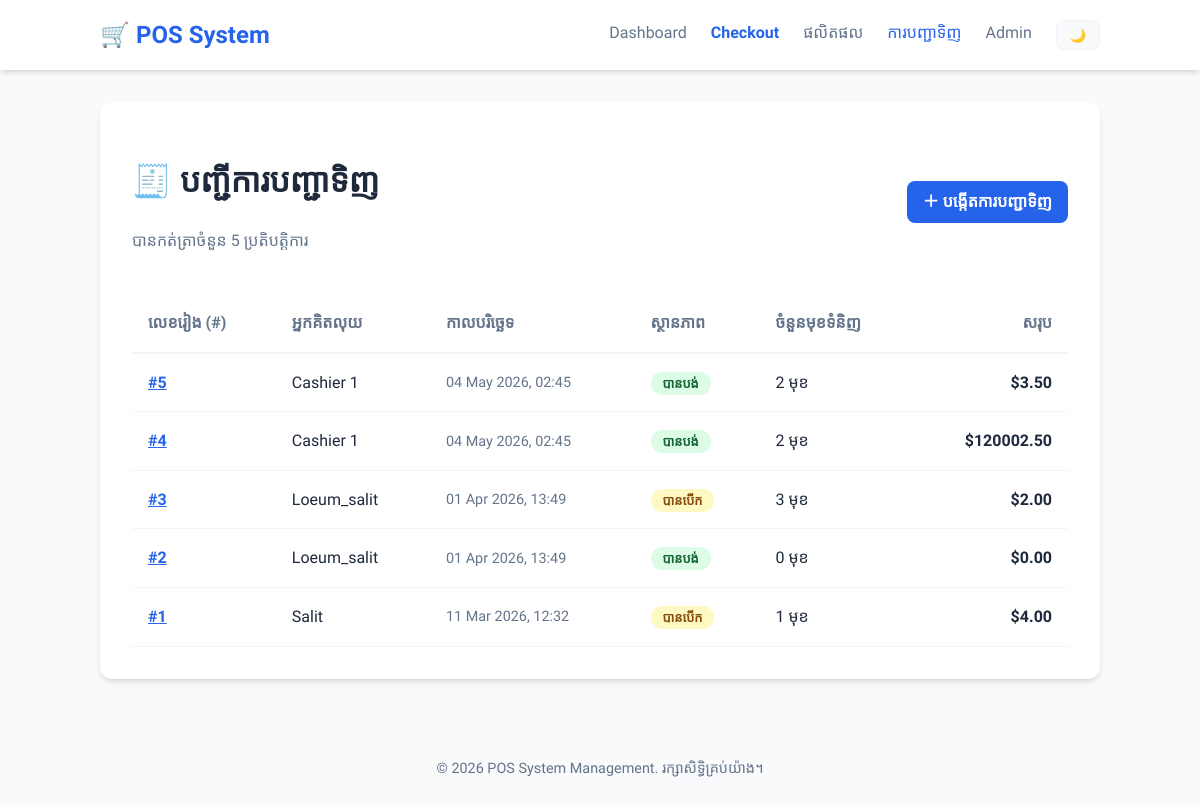
/sales/orders/, run on the app's committed database.
### sales/models.py (models this page shows, shortened)
class Order(models.Model):
    STATUS_CHOICES = [
        ('open',       'បានបើក'),
        ('paid',       'បានបង់'),
        ('refunded',   'បានសង'),
        ('cancelled',  'បានលុបចោល'),
    ]
    cashier    = models.CharField(max_length=100)           # ឈ្មោះ ឬ ID បុគ្គលិក
    status     = models.CharField(max_length=20, choices=STATUS_CHOICES, default='open')
    created_at = models.DateTimeField(auto_now_add=True)    # កំណត់ពេលបង្កើតការបញ្ជាទិញ
    notes      = models.TextField(blank=True)
    @property
    def total(self):
        subtotal = sum(item.subtotal for item in self.items.all())
        try:
            return subtotal - self.discount.amount
        except Discount.DoesNotExist:
            return subtotal
    class Meta:
        ordering = ['-created_at']

class OrderItem(models.Model):
    order      = models.ForeignKey(Order, on_delete=models.CASCADE, related_name='items')
    product    = models.ForeignKey(Product, on_delete=models.PROTECT)   # PROTECT ការពារការលុបផលិតផលដែលមានការលក់
    quantity   = models.PositiveIntegerField(default=1)
    unit_price = models.DecimalField(max_digits=8, decimal_places=2)    # តម្លៃនៅពេលលក់
    @property
    def subtotal(self):
        return self.unit_price * self.quantity

class Discount(models.Model):
    order       = models.OneToOneField(Order, on_delete=models.CASCADE, related_name='discount')
    description = models.CharField(max_length=200)   # ឧ. "ការបញ្ចុះតម្លៃបុគ្គលិក"
    amount      = models.DecimalField(max_digits=6, decimal_places=2)

### sales/views.py (the view)
# urls.py: path('orders/', views.order_list, name='order_list'),
def order_list(request):
    orders = Order.objects.all()
    return render(request, 'sales/order_list.html', {'orders': orders})

### sales/templates/sales/order_list.html (shortened to what this page needs)
{% extends 'base.html' %}
{% block content %}
<div class="card">
    <div style="display: flex; justify-content: space-between; align-items: center; margin-bottom: 1.5rem;">
        <div>
            <h1>🧾 បញ្ជីការបញ្ជាទិញ</h1>
            <p style="color: var(--text-muted);">បានកត់ត្រាចំនួន {{ orders|length }} ប្រតិបត្តិការ</p>
        </div>
        <a href="/admin/sales/order/add/" class="btn btn-primary" target="_blank">
            ＋ បង្កើតការបញ្ជាទិញ
        </a>
    </div>
    <table>
        <thead>
            <tr>
                <th>លេខរៀង (#)</th>
                <th>អ្នកគិតលុយ</th>
                <th>កាលបរិច្ឆេទ</th>
                <th>ស្ថានភាព</th>
                <th>ចំនួនមុខទំនិញ</th>
                <th style="text-align: right;">សរុប</th>
            </tr>
        </thead>
        <tbody>
            {% for order in orders %}
            <tr>
                <td><a href="/sales/orders/{{ order.pk }}/" class="order-id">#{{ order.pk }}</a></td>
                <td>{{ order.cashier }}</td>
                <td style="font-size: 0.9rem; color: var(--text-muted);">{{ order.created_at|date:"d M Y, H:i" }}</td>
                <td>
                    <span class="badge status-{{ order.status }}">
                        {{ order.get_status_display }}
                    </span>
                </td>
                <td>{{ order.items.count }} មុខ</td>
                <td style="text-align: right; font-weight: 700;">${{ order.total|floatformat:2 }}</td>
            </tr>
            {% empty %}
            <tr>
                <td colspan="6" style="text-align: center; padding: 3rem; color: var(--text-muted); font-style: italic;">
                    មិនទាន់មានការបញ្ជាទិញនៅឡើយទេ។
                </td>
            </tr>
            {% endfor %}
        </tbody>
    </table>
</div>
{% endblock %}

### data on the page
Order: pk "5", cashier "Cashier 1", created_at "04 May 2026, 02:45", status "បានបង់", items.count "2", total "3.50"
Order: pk "4", cashier "Cashier 1", created_at "04 May 2026, 02:45", status "បានបង់", items.count "2", total "120002.50"
Order: pk "3", cashier "Loeum_salit", created_at "01 Apr 2026, 13:49", status "បានបើក", items.count "3", total "2.00"
Order: pk "2", cashier "Loeum_salit", created_at "01 Apr 2026, 13:49", status "បានបង់", items.count "0", total "0.00"
Order: pk "1", cashier "Salit", created_at "11 Mar 2026, 12:32", status "បានបើក", items.count "1", total "4.00"

### other printed values
{{ orders|length }} "5"
